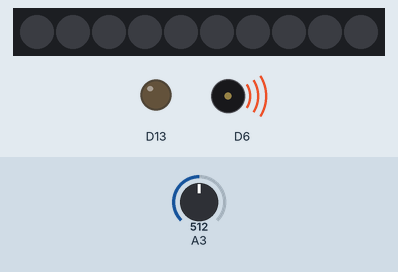
Recording of a sketch running on a simulated Adafruit Circuit Playground Express. Parts: 10 RGB LEDs in strip order, left to right, output pins drawn as LEDs (lit = HIGH), buzzer (waves = sounding). The test bench sets the inputs (shaded band); at power-on: A3 = 512.

Above: at 0.1 s.
Timing chart, 0 to 1.6 s (numbered marks = the images above):
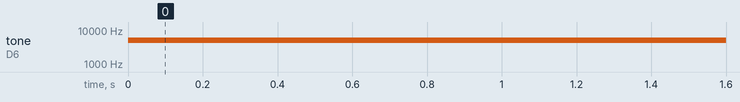

Measured:
- by itself, tone on D6: silent → 5054 Hz at 0.00 s

The sketch:

speaker_fun.ino
```cpp
// Project 6: Part 4.a.IV "Speaker Fun"

// The purpose of this project was to use the potentiometer to control the frequency
// of the tone played by the speaker

// Group Members: Josh Wild, Dayne Newman
// Group Number: 14 (not sure this is what the bottom of the breadboard said)
// Date: 3/31/2025
// Code written by: Both team members


#include <Adafruit_CircuitPlayground.h>

uint16_t value; //input value from potentiometer
uint16_t freq; //frequency value

///////////////////////////////////////////////////////////////////////////////
void setup() {
  Serial.begin(9600);
  CircuitPlayground.begin();
}

///////////////////////////////////////////////////////////////////////////////
void loop() {
  value = analogRead(3); //input reading from potentiemeter
  freq = map(value, 0, 1023, 100, 10000); //mapping potentiometer range to a frequency

  CircuitPlayground.playTone(freq, 100, false); //playing the mapped frequency
}
```
